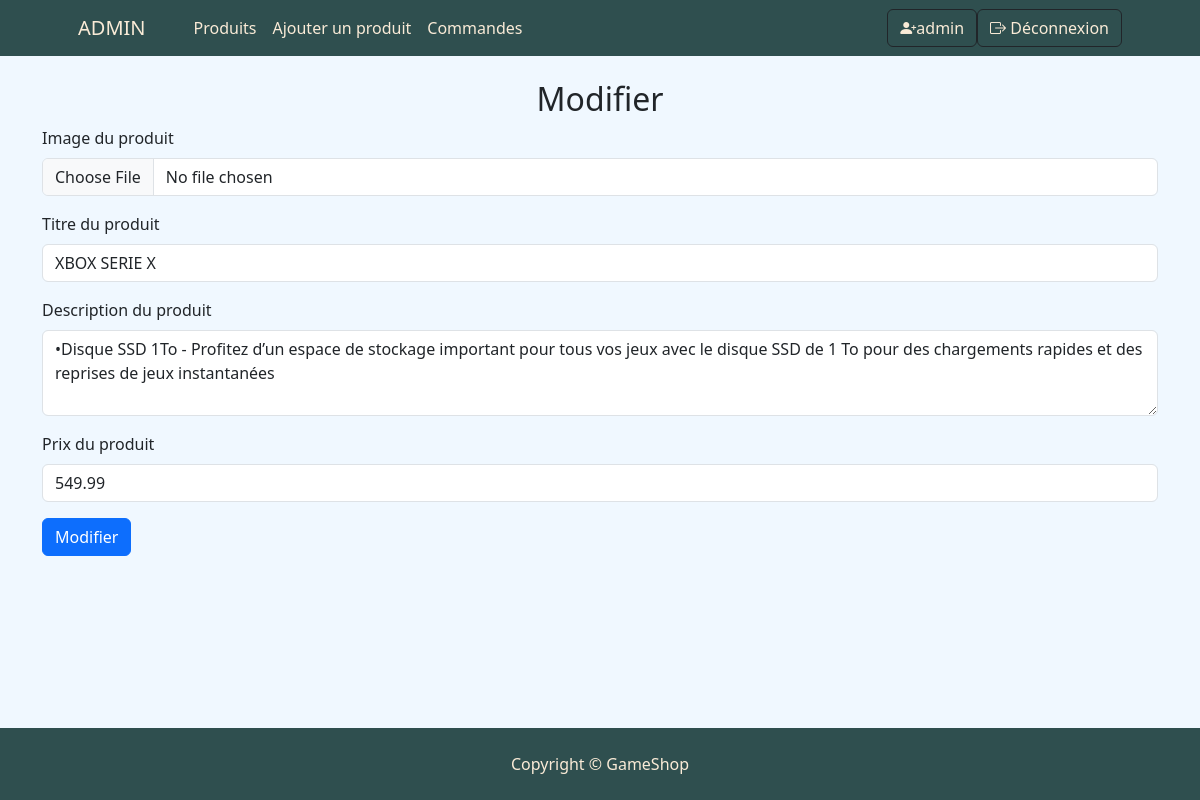
The app's page /GAMESHOP_CK/admin/edit-product.php?action=edit&id=14 (signed in) with its own data.
### tables this page shows
CREATE TABLE IF NOT EXISTS `produit` (
  `id_prod` int NOT NULL AUTO_INCREMENT,
  `title_prod` varchar(100) DEFAULT NULL,
  `desc_prod` text,
  `prix_prod` varchar(100) DEFAULT NULL,
  `img_prod` varchar(100) DEFAULT NULL,
  PRIMARY KEY (`id_prod`)
);

### GAMESHOP_CK/inc/db-function.php (called while the page is built, shortened)
<?php
function connect(){
  $host       ="localhost";
  $username   ="root";
  $pass       ="root";
  $dbname     ="shop_bdd";
  $connexion = new mysqli($host, $username, $pass, $dbname);
  if($connexion){
    return $connexion;
  } else {
    die('Connexion impossible');
  }
}
function get_product_by_id($id_product) {
  $bdd = connect();
  $requete_sql = "SELECT * FROM produit where id_prod = $id_product";
  $result_sql = $bdd->query($requete_sql);
  if($result_sql->num_rows > 0) {
    return $result_sql->fetch_array();
  }
}
?>

### GAMESHOP_CK/admin/edit-product.php (the view, shortened to what this page needs)
<?php require $_SERVER['DOCUMENT_ROOT'] . '/GAMESHOP_CK/layouts/header-admin.php'; ?>
<?php require $_SERVER['DOCUMENT_ROOT'] . '/GAMESHOP_CK/inc/db-function.php'; ?>
<?php
    if(isset($_GET["id"])){
        $id = $_GET["id"];
        $produit = get_product_by_id($id);
    }
?>
<div class="container my-4">
    <h2 class="text-center">Modifier</h2>
    <?php if(isset($produit)) { ?>
    <form method="POST" action="" enctype="multipart/form-data">
        <div class="mb-3">
            <label for="img" class="form-label">Image du produit</label>
            <div class="input-group">
                <input type="file" class="form-control" id="img" name="img" value="<?php echo $produit["img_prod"] ?>">
            </div>
        </div>
        <div class="mb-3">
            <label for="titre" class="form-label">Titre du produit</label>
            <input type="text" class="form-control" id="titre" name="titre" value="<?php echo $produit["title_prod"] ?>">
        </div>
        <div class="mb-3">
            <label for="desc" class="form-label">Description du produit</label>
            <textarea class="form-control" id="desc" rows="3" name="desc"><?php echo $produit["desc_prod"] ?></textarea>
        </div>
        <div class="mb-3">
            <label for="prix" class="form-label">Prix du produit</label>
            <input type="text" class="form-control" id="prix" name="prix" value="<?php echo $produit["prix_prod"] ?>">
        </div>
        <button type="submit" class="btn btn-primary" name="edit">Modifier</button>
    </form>
    <?php } ?>
</div>
<?php require $_SERVER['DOCUMENT_ROOT'] . '/GAMESHOP_CK/layouts/footer.php'; ?>

### GAMESHOP_CK/assets/CSS/style.css (style rules this page uses)
html { position: relative; min-height: 100%; background-color: aliceblue; }
.my-4 { background-color: aliceblue; }
body { background-color: aliceblue; }

### records on screen
produit: titre "XBOX SERIE X", desc "•Disque SSD 1To - Profitez d’un espace de stockage important pour tous vos jeux avec le disque SSD de 1 To pour des chargements rapides et des reprises de jeux instantanées", prix "549.99"

### other values on screen
$_SESSION["login_admin"] "admin"
